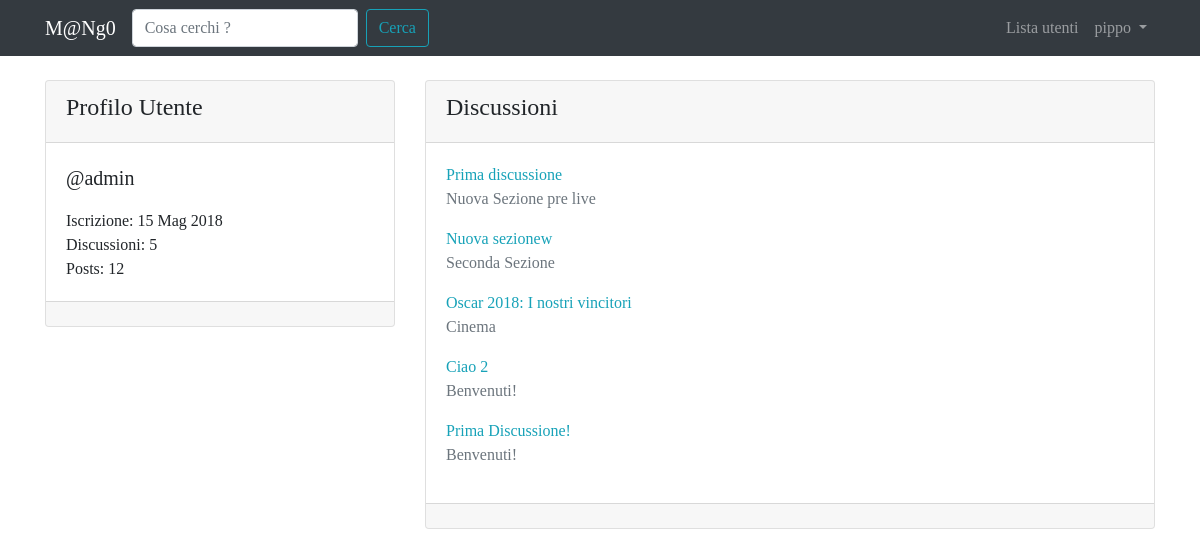
The page /user/admin/ (signed in) on the database its author committed.
### forum/models.py (models this page shows, shortened)
class Discussione(models.Model):
    titolo = models.CharField(max_length=120)
    data_creazione = models.DateTimeField(auto_now_add=True)
    autore_discussione = models.ForeignKey(User, on_delete=models.CASCADE, related_name="discussioni")
    sezione_appartenenza = models.ForeignKey(Sezione, on_delete=models.CASCADE)
    def get_absolute_url(self):
        return reverse('visualizza_discussione', kwargs={"pk":self.pk})
    """ indica il numero di pagine presenti nella discussione """
    class Meta:
        verbose_name = "Discussione"
        verbose_name_plural = "Discussioni"

class Sezione(models.Model):
    nome_sezione = models.CharField(max_length=80)
    descrizione = models.CharField(max_length=150, blank=True, null=True)
    logo_sezione = models.ImageField(blank=True, null=True)
    def __str__(self):
        return self.nome_sezione
    class Meta:
        verbose_name = "Sezione"
        verbose_name_plural = "Sezioni"

### core/views.py (the view)
# urls.py: path('user/<username>/', views.userProfileView, name='user_profile'),
def userProfileView(request, username):
    user = get_object_or_404(User, username=username)
    discussioni_utente = Discussione.objects.filter(autore_discussione=user).order_by("-pk")
    context = {"user":user, "discussioni_utente":discussioni_utente}
    return render(request, 'core/user_profile.html', context)

### core/templates/core/user_profile.html (shortened to what this page needs)
{% extends 'base.html' %}
{% block content %}
  <div class="row mt-3">
      <div class="col-4">
        <div class="card my-2">
          <div class="card-header">
            <h4>{% if request.user == user %} Il tuo {% endif %} Profilo Utente</h4>
          </div>
          <div class="card-body">
            <p class="lead">@{{ user }}</p>
            <p class="mb-0">Iscrizione: {{ user.date_joined|date:"d M Y" }}</p>
            <p class="mb-0">Discussioni: {{ user.discussioni.count }}</p>
            <p class="mb-0">Posts: {{ user.posts.count }}</p>
          </div>
          <div class="card-footer"></div>
        </div>
      </div>
      <div class="col-8">
        <div class="card my-2">
          <div class="card-header">
            <h4>Discussioni</h4>
          </div>
          <div class="card-body">
            {% for discussione in discussioni_utente %}
              <a href="{{ discussione.get_absolute_url }}">{{ discussione.titolo }}</a>
              <p class="text-muted">{{ discussione.sezione_appartenenza }}</p>
            {% empty %}
              {% if request.user != user %}
                <p>{{ user }} non ha creato alcuna discussione!</p>
              {% else %}
                <p>Non hai creato alcuna discussione!</p>
              {% endif %}
            {% endfor %}
          </div>
          <div class="card-footer"></div>
        </div>
      </div>
  </div>
{% endblock content %}

### templates/base.html (shortened to what this page needs)
{% load static %}
<!doctype html>
<html lang="en">
  <head>
    <link rel="stylesheet" href="https://stackpath.bootstrapcdn.com/bootstrap/4.1.1/css/bootstrap.min.css">
    <link rel="stylesheet" href="https://use.fontawesome.com/releases/v5.0.13/css/all.css">
    <link rel="stylesheet" href="{% static 'css/mango.css' %}">
  </head>
  <body>
    <nav class="navbar navbar-expand-lg navbar-dark bg-dark">
        <div class="container">
            <a class="navbar-brand" href="{% url 'homepage' %}">M@Ng0</a>
            <div class="collapse navbar-collapse" id="navbarSupportedContent">
                <form class="form-inline my-2 my-lg-0" action="{% url 'funzione_cerca' %}">
                  <input name="q" class="form-control mr-sm-2" type="search" placeholder="Cosa cerchi ?" aria-label="Search">
                  <button class="btn btn-outline-info my-2 my-sm-0" type="submit">Cerca</button>
                </form>
                <ul class="navbar-nav ml-auto">
                  <li class="nav-item">
                    <a class="nav-link" href="{% url 'user_list' %}">Lista utenti <span class="sr-only">(current)</span></a>
                  </li>
                  {% if request.user.is_authenticated %}
                        <li class="nav-item dropdown">
                          <a class="nav-link dropdown-toggle" href="#" id="navbarDropdown" role="button" data-toggle="dropdown" aria-haspopup="true" aria-expanded="false">
                            {{ request.user.username }}
                          </a>
                        </li>
                  {% endif %}
                </ul>
          </div>
      </div>
    </nav>
    <div class="container">
      {% block content %}
      {% endblock content %}
    </div>
  </body>
</html>

### static-storage/css/mango.css (style rules this page uses)
body { font-family: 'Slabo 27px', serif; }
a, a:hover { color: #17a2b8; }

### rows shown on the page
Discussione: titolo "Prima discussione", sezione_appartenenza "Nuova Sezione pre live"
Discussione: titolo "Nuova sezionew", sezione_appartenenza "Seconda Sezione"
Discussione: titolo "Oscar 2018: I nostri vincitori", sezione_appartenenza "Cinema"
Discussione: titolo "Ciao 2", sezione_appartenenza "Benvenuti!"
Discussione: titolo "Prima Discussione!", sezione_appartenenza "Benvenuti!"

### other values the page prints
{{ request.user.username }} "pippo"
{{ user }} "admin"
{{ user.date_joined|date:"d M Y" }} "15 Mag 2018"
{{ user.discussioni.count }} "5"
{{ user.posts.count }} "12"
